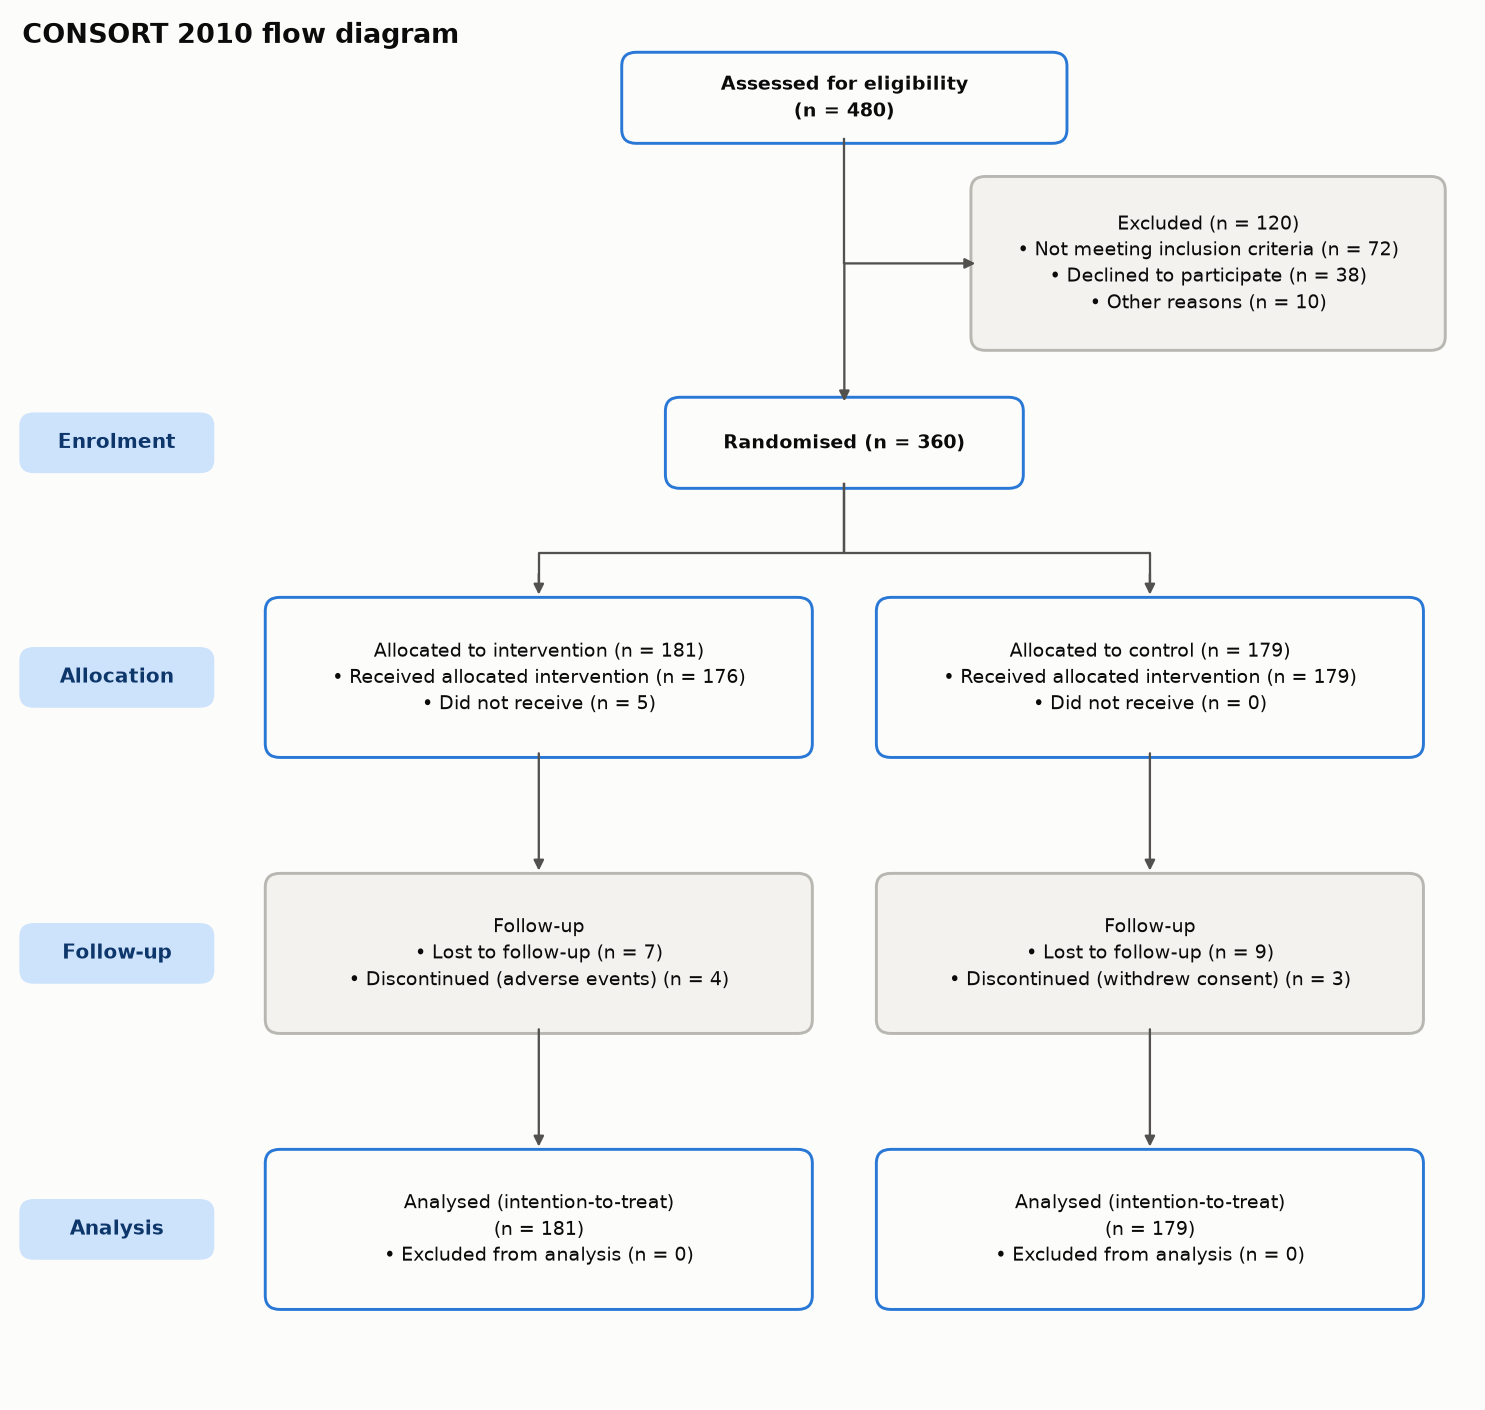

The Python source for this figure:
"""
CONSORT Flow Diagram  -  family: Scientific & clinical

DESIGN PURPOSE
A standardised flowchart showing how participants moved through a randomised
trial, from assessment for eligibility through allocation and follow-up to
analysis, with the number excluded and the reason at each step. Readers use it
to judge selection bias and attrition.

WHEN TO USE
  - Report any randomised controlled trial (required by the CONSORT statement
    and most journals)
  - Show participant flow in cohort studies or screening programmes
    (STROBE/STARD-style flow)
  - Make attrition and exclusions transparent

AVOID WHEN
  - The process is not a sequential flow of participants (use a Sankey diagram
    for many-to-many flows)

ALTERNATIVES
  - Sankey diagram (when flows split and merge)
  - Funnel chart (single-path attrition)

EXAMPLE
A synthetic two-arm trial with 480 people assessed, 360 randomised, and loss
to follow-up in each arm.

Run:  python consort_diagram.py
"""
import sys
from pathlib import Path

import numpy as np
import pandas as pd
import matplotlib.pyplot as plt

# Library style: categorical colors in fixed order, recessive axes, hairline grid.
PALETTE = ["#2a78d6", "#eb6834", "#1baf7a", "#eda100",
           "#e87ba4", "#008300", "#6250d6", "#e34948"]
SEQ_CMAP = "Blues"      # sequential: one hue, light -> dark
DIV_CMAP = "RdBu_r"     # diverging: two opposite hues, neutral midpoint
GRAY = "#b8b7b1"        # de-emphasised marks
plt.rcParams.update({
    "figure.figsize": (8, 4.8), "figure.dpi": 110, "figure.facecolor": "#fcfcfb",
    "axes.facecolor": "#fcfcfb", "axes.edgecolor": "#c9c8c3", "axes.linewidth": 0.8,
    "axes.spines.top": False, "axes.spines.right": False,
    "axes.grid": True, "grid.color": "#e6e5e1", "grid.linewidth": 0.6, "axes.axisbelow": True,
    "axes.prop_cycle": plt.cycler(color=PALETTE),
    "axes.titlesize": 13, "axes.titleweight": "bold", "axes.titlelocation": "left",
    "axes.labelcolor": "#52514e", "xtick.color": "#52514e", "ytick.color": "#52514e",
    "text.color": "#0b0b0b", "font.size": 10, "lines.linewidth": 2,
    "legend.frameon": False,
})

from matplotlib.patches import FancyBboxPatch

# --- Example data ------------------------------------------------------------
flow = {
    "assessed": 480,
    "excluded": {"Not meeting inclusion criteria": 72, "Declined to participate": 38, "Other reasons": 10},
    "arms": {
        "Intervention": {"allocated": 181, "received": 176, "not_received": 5,
                         "lost": {"Lost to follow-up": 7, "Discontinued (adverse events)": 4}, "analysed": 181},
        "Control": {"allocated": 179, "received": 179, "not_received": 0,
                    "lost": {"Lost to follow-up": 9, "Discontinued (withdrew consent)": 3}, "analysed": 179},
    },
}
randomised = flow["assessed"] - sum(flow["excluded"].values())
assert randomised == sum(a["allocated"] for a in flow["arms"].values())
print("randomised:", randomised)

# --- Plot --------------------------------------------------------------------
fig, ax = plt.subplots(figsize=(10, 9.5))
ax.set_xlim(0, 100)
ax.set_ylim(0, 100)
ax.axis("off")
ax.grid(False)

def box(x, y, w, h, text, main=True, bold=False):
    ax.add_patch(FancyBboxPatch((x - w / 2, y - h / 2), w, h, boxstyle="round,pad=0.3,rounding_size=1",
                                facecolor="#fcfcfb" if main else "#f3f2ef",
                                edgecolor=PALETTE[0] if main else "#b8b7b1", linewidth=1.4))
    ax.text(x, y, text, ha="center", va="center", fontsize=9, color="#0b0b0b",
            fontweight="bold" if bold else "normal", linespacing=1.4)

def arrow(x1, y1, x2, y2):
    ax.annotate("", xy=(x2, y2), xytext=(x1, y1),
                arrowprops=dict(arrowstyle="-|>", color="#52514e", linewidth=1.1, shrinkA=0, shrinkB=0))

def stage(y, label):
    ax.add_patch(FancyBboxPatch((0.5, y - 2), 13, 4, boxstyle="round,pad=0.2,rounding_size=1",
                                facecolor="#cde2fb", edgecolor="none"))
    ax.text(7, y, label, ha="center", va="center", fontsize=9.5, fontweight="bold", color="#0d366b")

box(57, 94, 30, 6, f"Assessed for eligibility\n(n = {flow['assessed']})", bold=True)
excl = "\n".join(f"• {k} (n = {v})" for k, v in flow["excluded"].items())
box(82, 82, 32, 12, f"Excluded (n = {sum(flow['excluded'].values())})\n{excl}", main=False)
ax.plot([57, 57], [91, 82], color="#52514e", linewidth=1.1)
arrow(57, 82, 66, 82)
arrow(57, 82, 57, 72)
box(57, 69, 24, 6, f"Randomised (n = {randomised})", bold=True)
stage(69, "Enrolment")
for x, (arm, a) in zip([36, 78], flow["arms"].items()):
    ax.plot([57, 57, x, x], [66, 61, 61, 59], color="#52514e", linewidth=1.1)
    arrow(x, 59.5, x, 58)
    nr = f"\n• Did not receive (n = {a['not_received']})" if a["not_received"] else "\n• Did not receive (n = 0)"
    box(x, 52, 37, 11, f"Allocated to {arm.lower()} (n = {a['allocated']})\n"
                       f"• Received allocated intervention (n = {a['received']}){nr}")
    lost = "\n".join(f"• {k} (n = {v})" for k, v in a["lost"].items())
    arrow(x, 46.5, x, 38)
    box(x, 32, 37, 11, f"Follow-up\n{lost}", main=False)
    arrow(x, 26.5, x, 18)
    box(x, 12, 37, 11, f"Analysed (intention-to-treat)\n(n = {a['analysed']})\n• Excluded from analysis (n = 0)")
stage(52, "Allocation")
stage(32, "Follow-up")
stage(12, "Analysis")
ax.text(0.5, 99.5, "CONSORT 2010 flow diagram", fontsize=13, fontweight="bold", va="top")
fig.tight_layout()

# --- Save / show -------------------------------------------------------------
out = Path(__file__).with_name(Path(__file__).stem + ".png")
fig.savefig(out, dpi=150, bbox_inches="tight")
print(f"saved {out}")
if "--no-show" not in sys.argv:
    plt.show()
